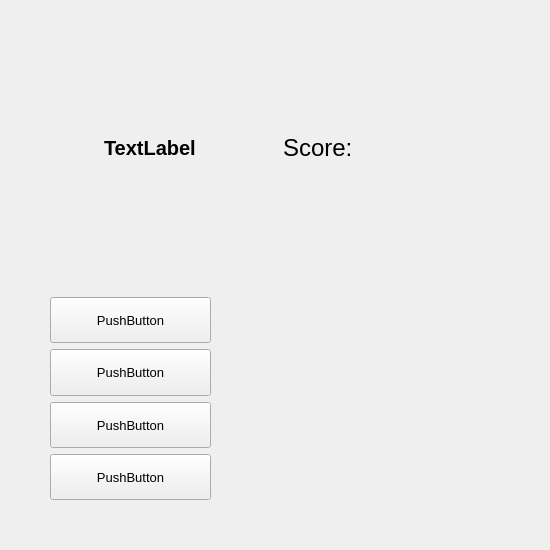
<?xml version="1.0" encoding="UTF-8"?>
<ui version="4.0">
 <class>MainWindow</class>
 <widget class="QMainWindow" name="MainWindow">
  <property name="enabled">
   <bool>true</bool>
  </property>
  <property name="geometry">
   <rect>
    <x>0</x>
    <y>0</y>
    <width>550</width>
    <height>550</height>
   </rect>
  </property>
  <property name="sizePolicy">
   <sizepolicy hsizetype="Expanding" vsizetype="Expanding">
    <horstretch>1</horstretch>
    <verstretch>1</verstretch>
   </sizepolicy>
  </property>
  <property name="minimumSize">
   <size>
    <width>550</width>
    <height>550</height>
   </size>
  </property>
  <property name="sizeIncrement">
   <size>
    <width>8</width>
    <height>8</height>
   </size>
  </property>
  <property name="windowTitle">
   <string>MainWindow</string>
  </property>
  <widget class="QWidget" name="centralwidget">
   <property name="sizePolicy">
    <sizepolicy hsizetype="Expanding" vsizetype="Expanding">
     <horstretch>0</horstretch>
     <verstretch>0</verstretch>
    </sizepolicy>
   </property>
   <property name="minimumSize">
    <size>
     <width>300</width>
     <height>300</height>
    </size>
   </property>
   <property name="layoutDirection">
    <enum>Qt::LeftToRight</enum>
   </property>
   <layout class="QVBoxLayout" name="verticalLayout_5">
    <item>
     <widget class="QStackedWidget" name="stackedWidget">
      <property name="sizePolicy">
       <sizepolicy hsizetype="Expanding" vsizetype="Expanding">
        <horstretch>0</horstretch>
        <verstretch>0</verstretch>
       </sizepolicy>
      </property>
      <property name="minimumSize">
       <size>
        <width>300</width>
        <height>300</height>
       </size>
      </property>
      <property name="contextMenuPolicy">
       <enum>Qt::NoContextMenu</enum>
      </property>
      <property name="currentIndex">
       <number>1</number>
      </property>
      <widget class="QWidget" name="start_and_win_page">
       <property name="sizePolicy">
        <sizepolicy hsizetype="Expanding" vsizetype="Expanding">
         <horstretch>0</horstretch>
         <verstretch>0</verstretch>
        </sizepolicy>
       </property>
       <layout class="QVBoxLayout" name="verticalLayout_4">
        <item>
         <layout class="QVBoxLayout" name="verticalLayout_3" stretch="0,0">
          <property name="spacing">
           <number>28</number>
          </property>
          <property name="sizeConstraint">
           <enum>QLayout::SetDefaultConstraint</enum>
          </property>
          <property name="leftMargin">
           <number>0</number>
          </property>
          <property name="topMargin">
           <number>200</number>
          </property>
          <property name="rightMargin">
           <number>0</number>
          </property>
          <property name="bottomMargin">
           <number>200</number>
          </property>
          <item alignment="Qt::AlignHCenter|Qt::AlignVCenter">
           <widget class="QLabel" name="Win_message">
            <property name="sizePolicy">
             <sizepolicy hsizetype="Expanding" vsizetype="Expanding">
              <horstretch>0</horstretch>
              <verstretch>4</verstretch>
             </sizepolicy>
            </property>
            <property name="minimumSize">
             <size>
              <width>275</width>
              <height>40</height>
             </size>
            </property>
            <property name="sizeIncrement">
             <size>
              <width>2</width>
              <height>2</height>
             </size>
            </property>
            <property name="font">
             <font>
              <pointsize>15</pointsize>
              <stylestrategy>PreferDefault</stylestrategy>
             </font>
            </property>
            <property name="cursor">
             <cursorShape>ArrowCursor</cursorShape>
            </property>
            <property name="mouseTracking">
             <bool>false</bool>
            </property>
            <property name="autoFillBackground">
             <bool>false</bool>
            </property>
            <property name="frameShape">
             <enum>QFrame::NoFrame</enum>
            </property>
            <property name="frameShadow">
             <enum>QFrame::Plain</enum>
            </property>
            <property name="text">
             <string/>
            </property>
            <property name="scaledContents">
             <bool>true</bool>
            </property>
            <property name="alignment">
             <set>Qt::AlignCenter</set>
            </property>
           </widget>
          </item>
          <item alignment="Qt::AlignHCenter|Qt::AlignVCenter">
           <widget class="QPushButton" name="Start_Button">
            <property name="enabled">
             <bool>true</bool>
            </property>
            <property name="sizePolicy">
             <sizepolicy hsizetype="Expanding" vsizetype="Expanding">
              <horstretch>0</horstretch>
              <verstretch>14</verstretch>
             </sizepolicy>
            </property>
            <property name="minimumSize">
             <size>
              <width>275</width>
              <height>40</height>
             </size>
            </property>
            <property name="sizeIncrement">
             <size>
              <width>1</width>
              <height>1</height>
             </size>
            </property>
            <property name="baseSize">
             <size>
              <width>0</width>
              <height>0</height>
             </size>
            </property>
            <property name="font">
             <font>
              <pointsize>12</pointsize>
             </font>
            </property>
            <property name="layoutDirection">
             <enum>Qt::LeftToRight</enum>
            </property>
            <property name="autoFillBackground">
             <bool>false</bool>
            </property>
            <property name="text">
             <string>Start game</string>
            </property>
            <property name="autoDefault">
             <bool>false</bool>
            </property>
            <property name="default">
             <bool>false</bool>
            </property>
            <property name="flat">
             <bool>false</bool>
            </property>
           </widget>
          </item>
         </layout>
        </item>
       </layout>
      </widget>
      <widget class="QWidget" name="game_page">
       <property name="sizePolicy">
        <sizepolicy hsizetype="Expanding" vsizetype="Expanding">
         <horstretch>0</horstretch>
         <verstretch>0</verstretch>
        </sizepolicy>
       </property>
       <layout class="QVBoxLayout" name="verticalLayout_2">
        <item>
         <widget class="QFrame" name="frame_everything">
          <property name="enabled">
           <bool>true</bool>
          </property>
          <property name="sizePolicy">
           <sizepolicy hsizetype="Expanding" vsizetype="Expanding">
            <horstretch>0</horstretch>
            <verstretch>0</verstretch>
           </sizepolicy>
          </property>
          <property name="font">
           <font>
            <pointsize>7</pointsize>
           </font>
          </property>
          <property name="frameShape">
           <enum>QFrame::NoFrame</enum>
          </property>
          <property name="frameShadow">
           <enum>QFrame::Raised</enum>
          </property>
          <layout class="QVBoxLayout" name="verticalLayout_10">
           <property name="leftMargin">
            <number>12</number>
           </property>
           <property name="bottomMargin">
            <number>18</number>
           </property>
           <item>
            <layout class="QHBoxLayout" name="horizontalLayout">
             <property name="spacing">
              <number>12</number>
             </property>
             <property name="topMargin">
              <number>0</number>
             </property>
             <property name="bottomMargin">
              <number>0</number>
             </property>
             <item alignment="Qt::AlignHCenter">
              <widget class="QLabel" name="quest_label">
               <property name="enabled">
                <bool>true</bool>
               </property>
               <property name="sizePolicy">
                <sizepolicy hsizetype="Expanding" vsizetype="Expanding">
                 <horstretch>1</horstretch>
                 <verstretch>0</verstretch>
                </sizepolicy>
               </property>
               <property name="minimumSize">
                <size>
                 <width>0</width>
                 <height>0</height>
                </size>
               </property>
               <property name="font">
                <font>
                 <family>MS Sans Serif</family>
                 <pointsize>15</pointsize>
                 <weight>75</weight>
                 <bold>true</bold>
                </font>
               </property>
               <property name="text">
                <string>TextLabel</string>
               </property>
              </widget>
             </item>
             <item>
              <widget class="QLabel" name="Score_label">
               <property name="enabled">
                <bool>true</bool>
               </property>
               <property name="sizePolicy">
                <sizepolicy hsizetype="Expanding" vsizetype="Expanding">
                 <horstretch>1</horstretch>
                 <verstretch>0</verstretch>
                </sizepolicy>
               </property>
               <property name="font">
                <font>
                 <pointsize>18</pointsize>
                </font>
               </property>
               <property name="text">
                <string>Score: </string>
               </property>
              </widget>
             </item>
            </layout>
           </item>
           <item>
            <widget class="QFrame" name="Answer_buttons">
             <property name="sizePolicy">
              <sizepolicy hsizetype="Expanding" vsizetype="Expanding">
               <horstretch>3</horstretch>
               <verstretch>0</verstretch>
              </sizepolicy>
             </property>
             <property name="sizeIncrement">
              <size>
               <width>1</width>
               <height>1</height>
              </size>
             </property>
             <property name="font">
              <font>
               <pointsize>10</pointsize>
              </font>
             </property>
             <widget class="QWidget" name="verticalLayoutWidget">
              <property name="geometry">
               <rect>
                <x>20</x>
                <y>20</y>
                <width>161</width>
                <height>221</height>
               </rect>
              </property>
              <layout class="QVBoxLayout" name="verticalLayout">
               <property name="topMargin">
                <number>3</number>
               </property>
               <property name="bottomMargin">
                <number>15</number>
               </property>
               <item>
                <widget class="QPushButton" name="Var3">
                 <property name="enabled">
                  <bool>true</bool>
                 </property>
                 <property name="sizePolicy">
                  <sizepolicy hsizetype="Expanding" vsizetype="Expanding">
                   <horstretch>0</horstretch>
                   <verstretch>0</verstretch>
                  </sizepolicy>
                 </property>
                 <property name="text">
                  <string>PushButton</string>
                 </property>
                </widget>
               </item>
               <item>
                <widget class="QPushButton" name="Var4">
                 <property name="sizePolicy">
                  <sizepolicy hsizetype="Expanding" vsizetype="Expanding">
                   <horstretch>0</horstretch>
                   <verstretch>0</verstretch>
                  </sizepolicy>
                 </property>
                 <property name="text">
                  <string>PushButton</string>
                 </property>
                </widget>
               </item>
               <item>
                <widget class="QPushButton" name="Var2">
                 <property name="enabled">
                  <bool>true</bool>
                 </property>
                 <property name="sizePolicy">
                  <sizepolicy hsizetype="Expanding" vsizetype="Expanding">
                   <horstretch>0</horstretch>
                   <verstretch>0</verstretch>
                  </sizepolicy>
                 </property>
                 <property name="text">
                  <string>PushButton</string>
                 </property>
                </widget>
               </item>
               <item>
                <widget class="QPushButton" name="Var1">
                 <property name="sizePolicy">
                  <sizepolicy hsizetype="Expanding" vsizetype="Expanding">
                   <horstretch>0</horstretch>
                   <verstretch>0</verstretch>
                  </sizepolicy>
                 </property>
                 <property name="text">
                  <string>PushButton</string>
                 </property>
                </widget>
               </item>
              </layout>
             </widget>
            </widget>
           </item>
          </layout>
         </widget>
        </item>
       </layout>
      </widget>
     </widget>
    </item>
   </layout>
  </widget>
 </widget>
 <resources/>
 <connections/>
</ui>
